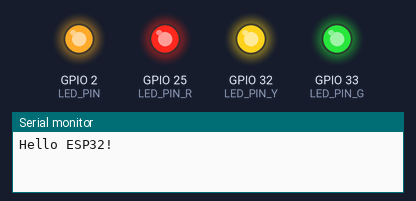
Simulated run of this sketch. Board: ESP32. Parts: output pins drawn as LEDs (lit = HIGH), the last lines printed to the serial monitor.

Above: at 0.5 s.
At 3.5 s:
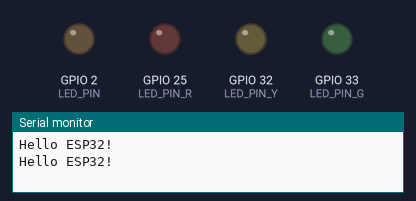
Timing chart, 0 to 4.6 s (numbered marks = the images above):
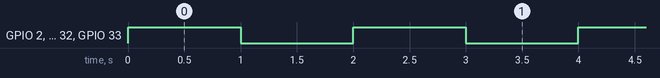

The sketch:

led_ino.ino
```cpp
#define LED_PIN 2
#define LED_PIN_R 25
#define LED_PIN_G 33
#define LED_PIN_Y 32
//初始化硬件设备串行通信
void setup() {
  Serial.begin(115200);            //波特率 bps 每秒传输多少个比特
  pinMode(LED_PIN, OUTPUT);
  pinMode(LED_PIN_R, OUTPUT);
  pinMode(LED_PIN_G, OUTPUT);
  pinMode(LED_PIN_Y, OUTPUT);
}
//循环执行
void loop() {
  Serial.println("Hello ESP32!");
  digitalWrite(LED_PIN, HIGH);
  digitalWrite(LED_PIN_R, HIGH);
  digitalWrite(LED_PIN_G, HIGH);
  digitalWrite(LED_PIN_Y, HIGH);

  delay(1000);
  digitalWrite(LED_PIN, LOW);
  digitalWrite(LED_PIN_R, LOW);
  digitalWrite(LED_PIN_G, LOW);
  digitalWrite(LED_PIN_Y, LOW);
  delay(1000);
}
```

Measured:
- by itself, GPIO 2 (LED_PIN), GPIO 25 (LED_PIN_R), GPIO 32 (LED_PIN_Y), GPIO 33 (LED_PIN_G): alternates HIGH for 1.0 s and LOW for 1.0 s
